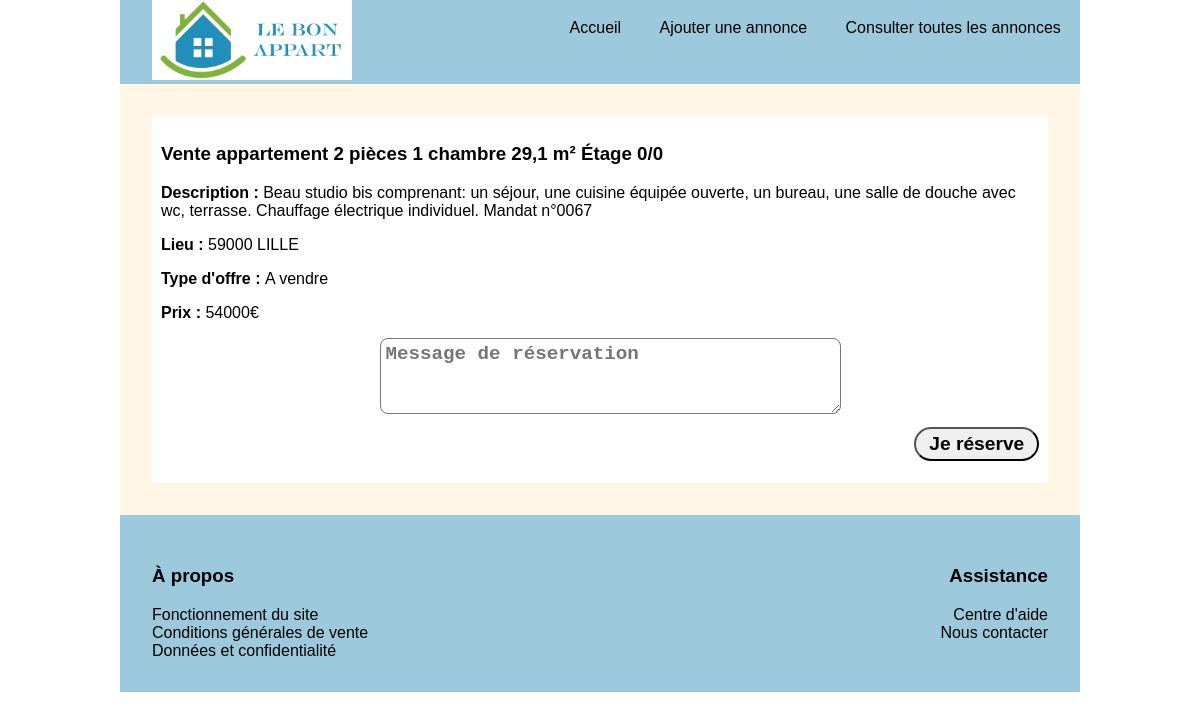
/advert.php?id=6, run on the app's committed database.
### tables this page shows
CREATE TABLE `adverts` (
  `id` bigint(20) UNSIGNED NOT NULL,
  `title` varchar(255) NOT NULL,
  `description` text NOT NULL,
  `zipcode` int(11) NOT NULL,
  `city` varchar(255) NOT NULL,
  `type` varchar(255) NOT NULL,
  `price` decimal(10,0) NOT NULL,
  `reservation_message` text
);

### includes/adverts_functions.php (called while the page is built, shortened)
<?php
function getAdvert(int $id) {
    $bdd = connexion();
    $query = $bdd->prepare("SELECT * FROM adverts WHERE id=:id");
    $response = $query->execute([ 'id' => $id]) or die(print_r($bdd->errorInfo()));
    $result = $query->fetch();
    return $result;
}

### includes/advert_include.php (called while the page is built, shortened)
<?php
include_once 'adverts_functions.php';
$advert = getAdvert($_GET['id']);

### includes/add_message_include.php (called while the page is built, shortened)
<?php
include_once "adverts_functions.php";
if(isset($_GET) && $_GET !== []) {
    $message = getadvert($_GET['id']);
}

### advert.php (the view, shortened to what this page needs)
<?php
include_once "includes/advert_include.php";
include_once "includes/add_message_include.php";
?>
<!DOCTYPE html>
<html lang="fr">
<head>
    <link rel="stylesheet" href="css/style.css">
</head>
<body>
    <?php include_once "includes/header.php"; ?>
    <main>
        <section>
            <article>
                <h1><?php echo htmlspecialchars($advert['title']); ?></h1>
                <p><strong>Description : </strong><?php echo htmlspecialchars($advert['description']); ?></p>
                <p><strong>Lieu : </strong><?php echo htmlspecialchars($advert['zipcode']); ?>
                    <?php echo htmlspecialchars($advert['city']); ?></p>
                <p><strong>Type d'offre : </strong><?php echo htmlspecialchars($advert['type']); ?></p>
                <p><strong>Prix : </strong><?php echo htmlspecialchars($advert['price']) . "€"; ?></p>
                <aside>
                <form action="#" method="POST">
                <p>
                    <div>
                        <textarea type="text" class="message" name="message" id="message" cols="30" rows="3" placeholder="Message de réservation"></textarea>
                    </div>
                </p>
                <p class="btn-submit">
                    <input type="submit" value="Je réserve">
                </p>
                </form>
            </aside>
            </article>
        </section>
    </main>
    <?php include_once "includes/footer.php"; ?>
</body>
</html>

### css/style.css (style rules this page uses)
body { font-family: 'Raleway', sans-serif; margin: auto; width: 80vw; }
article { background-color: #ffffff; padding: 1%; }
section, p#message { background-color: #fff6e6; }
section { width: 100%; margin: auto; padding: 2rem; box-sizing: border-box; }
form { width: 75%; }
label, input, textarea, select { font-size: 1.2rem; font-weight: 600; margin-bottom: 0.8rem; border-radius: 0.5rem; padding: 0.25rem; box-sizing: border-box; }
input, textarea { width: 70%; }
input[type=submit] { border-radius: 10rem; width: auto; padding-left: 0.8rem; padding-right: 0.8rem; }
form p { margin-top: 0; margin-bottom: 0; }
form div { display: flex; }
.btn-submit { text-align: right; }
aside { display: flex; justify-content: end; }

### data on the page
adverts: title "Vente appartement 2 pièces 1 chambre 29,1 m² Étage 0/0", description "Beau studio bis comprenant: un séjour, une cuisine équipée ouverte, un bureau, une salle de douche avec wc, terrasse. Chauffage électrique individuel. Mandat n°0067", zipcode "59000", city "LILLE", type "A vendre", price "54000"
